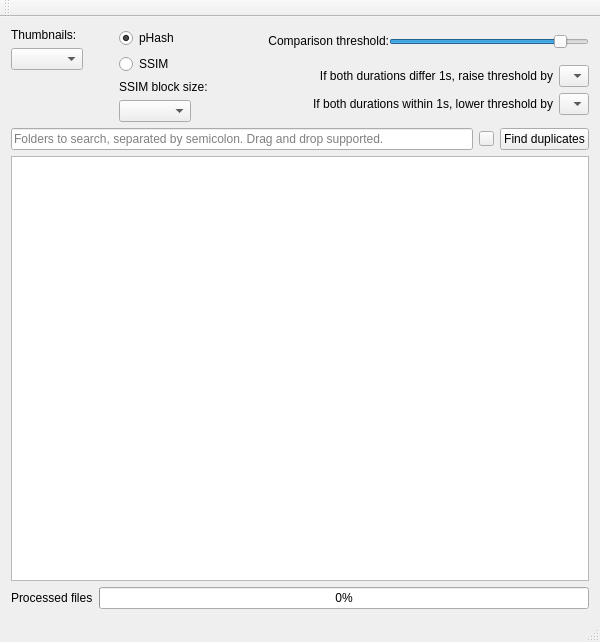
<?xml version="1.0" encoding="UTF-8"?>
<ui version="4.0">
 <class>MainWindow</class>
 <widget class="QMainWindow" name="MainWindow">
  <property name="geometry">
   <rect>
    <x>0</x>
    <y>0</y>
    <width>600</width>
    <height>642</height>
   </rect>
  </property>
  <property name="sizePolicy">
   <sizepolicy hsizetype="Preferred" vsizetype="Fixed">
    <horstretch>0</horstretch>
    <verstretch>0</verstretch>
   </sizepolicy>
  </property>
  <property name="acceptDrops">
   <bool>true</bool>
  </property>
  <property name="windowTitle">
   <string>Vidupe</string>
  </property>
  <widget class="QWidget" name="centralWidget">
   <property name="sizePolicy">
    <sizepolicy hsizetype="Fixed" vsizetype="Preferred">
     <horstretch>0</horstretch>
     <verstretch>0</verstretch>
    </sizepolicy>
   </property>
   <layout class="QVBoxLayout" name="verticalLayout">
    <item>
     <layout class="QHBoxLayout" name="horizontalLayout_4">
      <property name="topMargin">
       <number>0</number>
      </property>
      <property name="rightMargin">
       <number>0</number>
      </property>
      <item>
       <layout class="QVBoxLayout" name="verticalLayout_2">
        <property name="topMargin">
         <number>0</number>
        </property>
        <property name="rightMargin">
         <number>0</number>
        </property>
        <item>
         <widget class="QLabel" name="label_2">
          <property name="sizePolicy">
           <sizepolicy hsizetype="Maximum" vsizetype="Maximum">
            <horstretch>0</horstretch>
            <verstretch>0</verstretch>
           </sizepolicy>
          </property>
          <property name="text">
           <string>Thumbnails:</string>
          </property>
         </widget>
        </item>
        <item>
         <widget class="QComboBox" name="selectThumbnails">
          <property name="sizePolicy">
           <sizepolicy hsizetype="Maximum" vsizetype="Fixed">
            <horstretch>0</horstretch>
            <verstretch>0</verstretch>
           </sizepolicy>
          </property>
          <property name="toolTip">
           <string>&lt;nobr&gt;2x2 is usually enough to find identical videos, but&lt;/nobr&gt;
&lt;br&gt;&lt;nobr&gt;every mode will have slightly different results. More = slower&lt;/nobr&gt;</string>
          </property>
         </widget>
        </item>
        <item>
         <spacer name="verticalSpacer">
          <property name="orientation">
           <enum>Qt::Vertical</enum>
          </property>
          <property name="sizeType">
           <enum>QSizePolicy::Maximum</enum>
          </property>
          <property name="sizeHint" stdset="0">
           <size>
            <width>20</width>
            <height>55</height>
           </size>
          </property>
         </spacer>
        </item>
       </layout>
      </item>
      <item>
       <spacer name="horizontalSpacer">
        <property name="orientation">
         <enum>Qt::Horizontal</enum>
        </property>
        <property name="sizeType">
         <enum>QSizePolicy::Preferred</enum>
        </property>
        <property name="sizeHint" stdset="0">
         <size>
          <width>30</width>
          <height>20</height>
         </size>
        </property>
       </spacer>
      </item>
      <item>
       <layout class="QVBoxLayout" name="verticalLayout_6">
        <item>
         <widget class="QRadioButton" name="selectPhash">
          <property name="sizePolicy">
           <sizepolicy hsizetype="Maximum" vsizetype="Fixed">
            <horstretch>0</horstretch>
            <verstretch>0</verstretch>
           </sizepolicy>
          </property>
          <property name="toolTip">
           <string>Perceptual hashing algorithm</string>
          </property>
          <property name="text">
           <string>pHash</string>
          </property>
          <property name="checked">
           <bool>true</bool>
          </property>
         </widget>
        </item>
        <item>
         <widget class="QRadioButton" name="selectSSIM">
          <property name="sizePolicy">
           <sizepolicy hsizetype="Maximum" vsizetype="Fixed">
            <horstretch>0</horstretch>
            <verstretch>0</verstretch>
           </sizepolicy>
          </property>
          <property name="toolTip">
           <string>Structural similarity algorithm. Slighly more accurate, much slower</string>
          </property>
          <property name="text">
           <string>SSIM</string>
          </property>
         </widget>
        </item>
        <item>
         <widget class="QLabel" name="label_3">
          <property name="toolTip">
           <string/>
          </property>
          <property name="text">
           <string>SSIM block size:</string>
          </property>
         </widget>
        </item>
        <item>
         <widget class="QComboBox" name="blocksizeCombo">
          <property name="sizePolicy">
           <sizepolicy hsizetype="Maximum" vsizetype="Fixed">
            <horstretch>0</horstretch>
            <verstretch>0</verstretch>
           </sizepolicy>
          </property>
          <property name="toolTip">
           <string>Smaller block size is more accurate, but slower</string>
          </property>
         </widget>
        </item>
        <item>
         <spacer name="verticalSpacer_2">
          <property name="orientation">
           <enum>Qt::Vertical</enum>
          </property>
          <property name="sizeType">
           <enum>QSizePolicy::Maximum</enum>
          </property>
          <property name="sizeHint" stdset="0">
           <size>
            <width>20</width>
            <height>55</height>
           </size>
          </property>
         </spacer>
        </item>
       </layout>
      </item>
      <item>
       <spacer name="horizontalSpacer_2">
        <property name="orientation">
         <enum>Qt::Horizontal</enum>
        </property>
        <property name="sizeHint" stdset="0">
         <size>
          <width>40</width>
          <height>20</height>
         </size>
        </property>
       </spacer>
      </item>
      <item>
       <layout class="QVBoxLayout" name="verticalLayout_3">
        <property name="spacing">
         <number>0</number>
        </property>
        <property name="topMargin">
         <number>0</number>
        </property>
        <property name="bottomMargin">
         <number>0</number>
        </property>
        <item>
         <layout class="QHBoxLayout" name="horizontalLayout_5">
          <property name="spacing">
           <number>0</number>
          </property>
          <property name="bottomMargin">
           <number>10</number>
          </property>
          <item>
           <widget class="QLabel" name="label">
            <property name="sizePolicy">
             <sizepolicy hsizetype="Maximum" vsizetype="Maximum">
              <horstretch>0</horstretch>
              <verstretch>0</verstretch>
             </sizepolicy>
            </property>
            <property name="text">
             <string>Comparison threshold:</string>
            </property>
            <property name="alignment">
             <set>Qt::AlignRight|Qt::AlignTrailing|Qt::AlignVCenter</set>
            </property>
           </widget>
          </item>
          <item>
           <widget class="QSlider" name="thresholdSlider">
            <property name="sizePolicy">
             <sizepolicy hsizetype="Maximum" vsizetype="Fixed">
              <horstretch>0</horstretch>
              <verstretch>0</verstretch>
             </sizepolicy>
            </property>
            <property name="minimumSize">
             <size>
              <width>200</width>
              <height>1</height>
             </size>
            </property>
            <property name="minimum">
             <number>1</number>
            </property>
            <property name="maximum">
             <number>100</number>
            </property>
            <property name="pageStep">
             <number>8</number>
            </property>
            <property name="value">
             <number>89</number>
            </property>
            <property name="orientation">
             <enum>Qt::Horizontal</enum>
            </property>
           </widget>
          </item>
         </layout>
        </item>
        <item>
         <layout class="QGridLayout" name="gridLayout">
          <property name="verticalSpacing">
           <number>6</number>
          </property>
          <item row="1" column="0">
           <widget class="QLabel" name="sameDurationModifierLabel">
            <property name="text">
             <string>If both durations within 1s, lower threshold by</string>
            </property>
            <property name="alignment">
             <set>Qt::AlignRight|Qt::AlignTrailing|Qt::AlignVCenter</set>
            </property>
           </widget>
          </item>
          <item row="1" column="1">
           <widget class="QComboBox" name="sameDurationCombo">
            <property name="sizePolicy">
             <sizepolicy hsizetype="Preferred" vsizetype="Fixed">
              <horstretch>0</horstretch>
              <verstretch>0</verstretch>
             </sizepolicy>
            </property>
            <property name="minimumSize">
             <size>
              <width>0</width>
              <height>0</height>
             </size>
            </property>
            <property name="maximumSize">
             <size>
              <width>30</width>
              <height>16777215</height>
             </size>
            </property>
            <property name="toolTip">
             <string>&lt;nobr&gt;How important it is that same length videos should match&lt;/nobr&gt;&lt;br&gt;&lt;nobr&gt;Avoid false positives by increasing comparison threshold&lt;/nobr&gt;&lt;br&gt;&lt;nobr&gt;at the same time you increase this value&lt;/nobr&gt;</string>
            </property>
            <property name="layoutDirection">
             <enum>Qt::LeftToRight</enum>
            </property>
           </widget>
          </item>
          <item row="0" column="1">
           <widget class="QComboBox" name="differentDurationCombo">
            <property name="maximumSize">
             <size>
              <width>30</width>
              <height>16777215</height>
             </size>
            </property>
            <property name="toolTip">
             <string>&lt;nobr&gt;How important it is that different length videos should not match&lt;/nobr&gt;</string>
            </property>
           </widget>
          </item>
          <item row="0" column="0">
           <widget class="QLabel" name="differentDurationModifierLabel">
            <property name="layoutDirection">
             <enum>Qt::LeftToRight</enum>
            </property>
            <property name="text">
             <string>If both durations differ 1s, raise threshold by</string>
            </property>
            <property name="alignment">
             <set>Qt::AlignRight|Qt::AlignTrailing|Qt::AlignVCenter</set>
            </property>
           </widget>
          </item>
         </layout>
        </item>
       </layout>
      </item>
     </layout>
    </item>
    <item>
     <layout class="QHBoxLayout" name="horizontalLayout">
      <item>
       <widget class="QLineEdit" name="directoryBox">
        <property name="placeholderText">
         <string>Folders to search, separated by semicolon. Drag and drop supported.</string>
        </property>
       </widget>
      </item>
      <item>
       <widget class="QPushButton" name="browseFolders">
        <property name="sizePolicy">
         <sizepolicy hsizetype="Fixed" vsizetype="Fixed">
          <horstretch>0</horstretch>
          <verstretch>0</verstretch>
         </sizepolicy>
        </property>
        <property name="maximumSize">
         <size>
          <width>15</width>
          <height>15</height>
         </size>
        </property>
        <property name="text">
         <string/>
        </property>
       </widget>
      </item>
      <item>
       <widget class="QPushButton" name="findDuplicates">
        <property name="text">
         <string>Find duplicates</string>
        </property>
       </widget>
      </item>
     </layout>
    </item>
    <item>
     <widget class="QTextEdit" name="statusBox">
      <property name="sizePolicy">
       <sizepolicy hsizetype="Expanding" vsizetype="Expanding">
        <horstretch>0</horstretch>
        <verstretch>0</verstretch>
       </sizepolicy>
      </property>
      <property name="minimumSize">
       <size>
        <width>0</width>
        <height>281</height>
       </size>
      </property>
      <property name="readOnly">
       <bool>true</bool>
      </property>
     </widget>
    </item>
    <item>
     <layout class="QHBoxLayout" name="horizontalLayout_3">
      <property name="topMargin">
       <number>0</number>
      </property>
      <item>
       <widget class="QLabel" name="processedFiles">
        <property name="text">
         <string>Processed files</string>
        </property>
       </widget>
      </item>
      <item>
       <widget class="QProgressBar" name="progressBar">
        <property name="value">
         <number>0</number>
        </property>
       </widget>
      </item>
     </layout>
    </item>
   </layout>
  </widget>
  <widget class="QMenuBar" name="menuBar">
   <property name="geometry">
    <rect>
     <x>0</x>
     <y>0</y>
     <width>600</width>
     <height>21</height>
    </rect>
   </property>
  </widget>
  <widget class="QToolBar" name="mainToolBar">
   <attribute name="toolBarArea">
    <enum>TopToolBarArea</enum>
   </attribute>
   <attribute name="toolBarBreak">
    <bool>false</bool>
   </attribute>
  </widget>
  <widget class="QStatusBar" name="statusBar"/>
 </widget>
 <layoutdefault spacing="6" margin="11"/>
 <resources/>
 <connections/>
</ui>
